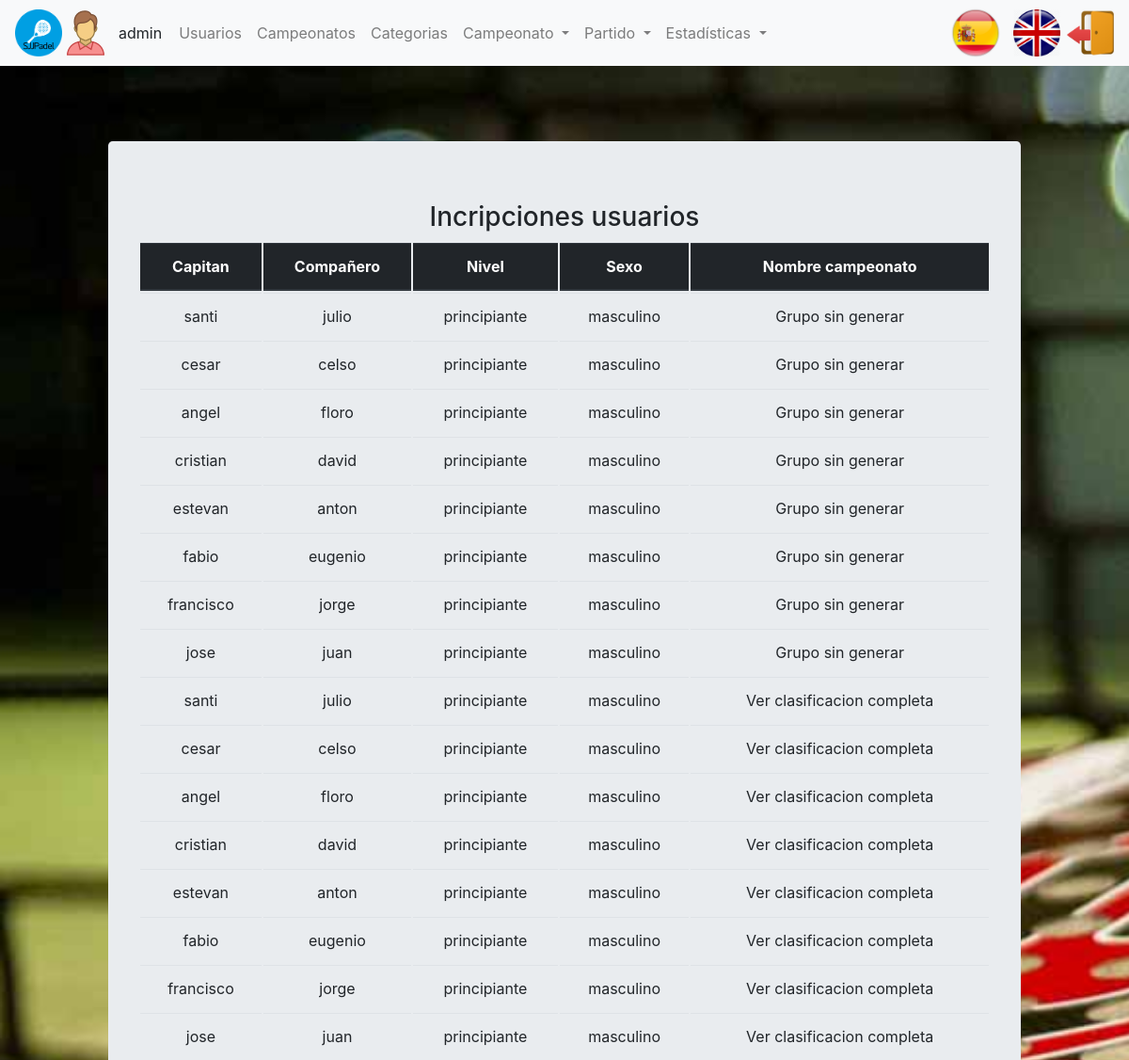
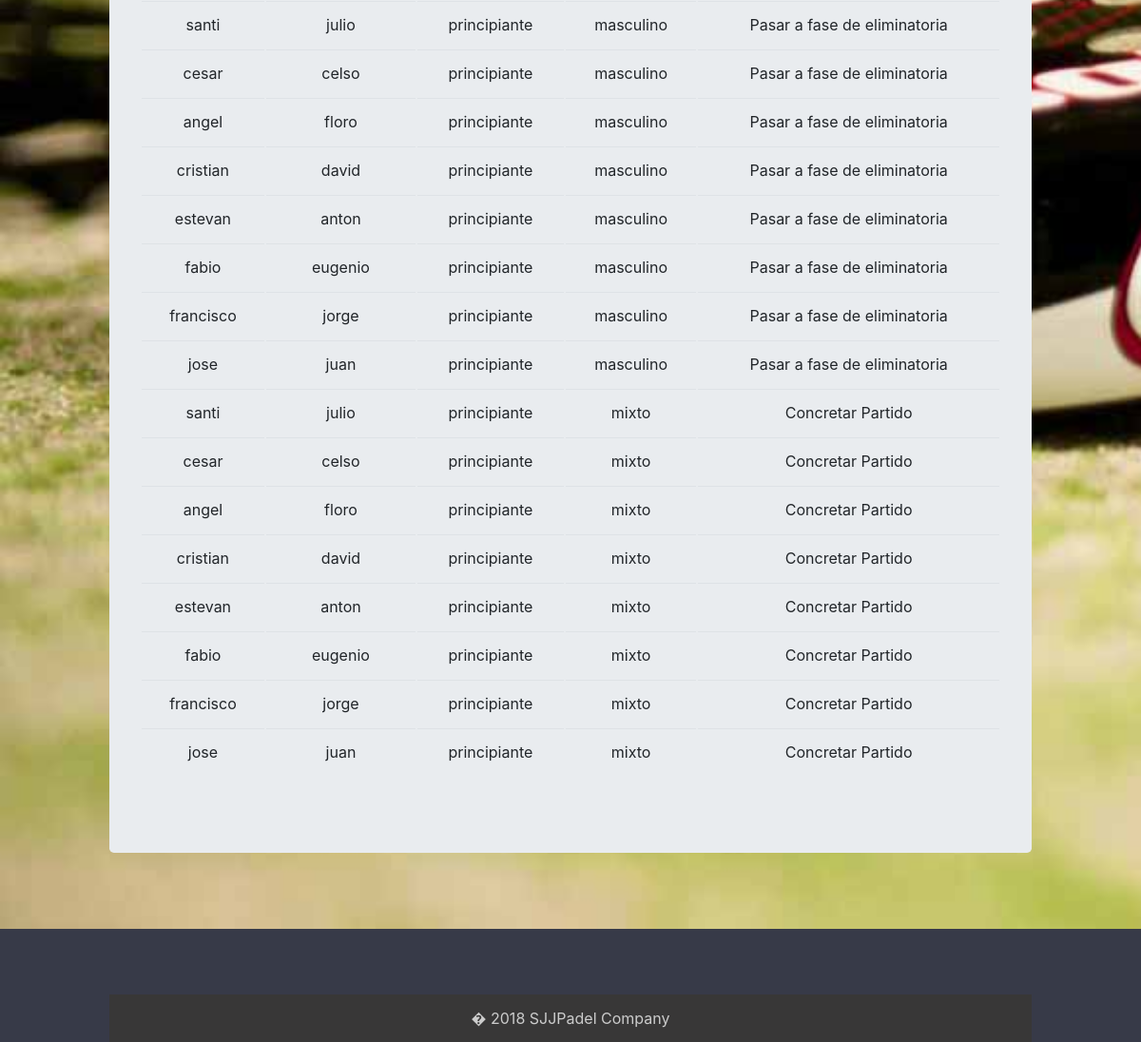
Screenshot of /index.php?controller=championship&action=showallInscriptionAllUsers (signed in) with the database file from the repository (2 pictures, top to bottom).
### tables this page shows
CREATE TABLE `usuario` (
  `login` varchar(20) NOT NULL,
  `nombre` varchar(20) NOT NULL,
  `apellidos` varchar(45) DEFAULT NULL,
  `pass` varchar(20) DEFAULT NULL,
  `rol` char(1) DEFAULT NULL,
  `genero` varchar(10) DEFAULT NULL
);

CREATE TABLE `campeonato` (
  `idCampeonato` int(11) NOT NULL,
  `fechaInicioInscripcion` date NOT NULL,
  `fechaFinInscripcion` date DEFAULT NULL,
  `fechaInicioCampeonato` date DEFAULT NULL,
  `fechaFinCampeonato` date DEFAULT NULL,
  `nombreCampeonato` varchar(45) DEFAULT NULL,
  `fase` enum('Inscripcion','Grupos','Cuartos','Semifinal','Final') NOT NULL
);

CREATE TABLE `pareja` (
  `idPareja` int(11) NOT NULL,
  `idCapitan` varchar(20) NOT NULL,
  `idCompañero` varchar(20) NOT NULL,
  `idCategoriaCampeonato` int(11) NOT NULL
);

CREATE TABLE `categoria` (
  `idCategoria` int(11) NOT NULL,
  `nivel` varchar(20) NOT NULL,
  `sexo` varchar(20) NOT NULL
);

### core/ViewManager.php (called while the page is built, shortened)
<?php
class ViewManager
{
    private $fragmentContents = array();
    private $variables = array();
    private $currentFragment = self::DEFAULT_FRAGMENT;
    private $layout = "default";
    private function saveCurrentFragment()
    {
        $this->fragmentContents[$this->currentFragment] .= ob_get_contents();
    }
    public function moveToFragment($name)
    {
        $this->currentFragment = $name;
    }
    public function getFragment($fragment, $default = "")
    {
        if (! isset($this->fragmentContents[$fragment])) {
            return $default;
        }
        return $this->fragmentContents[$fragment];
    }
    public function setVariable($varname, $value, $flash = false)
    {
        $this->variables[$varname] = $value;
    }
    public function getVariable($varname, $default = NULL)
    {
        if (! isset($this->variables[$varname])) {
            return $default;
        }
        return $this->variables[$varname];
    }
    public function render($controller, $viewname)
    {
        include (__DIR__ . "/../view/$controller/$viewname.php");
        $this->renderLayout();
    }
    private function renderLayout()
    {
        include (__DIR__ . "/../view/layouts/" . $this->layout . ".php");
    }
    private static $viewmanager_singleton = NULL;
    public static function getInstance()
    {
        if (self::$viewmanager_singleton == null) {
            self::$viewmanager_singleton = new ViewManager();
        }
        return self::$viewmanager_singleton;
    }
}

### controller/ChampionshipController.php (called while the page is built, shortened)
<?php
require_once (__DIR__ . "/../model/InscriptionUserChampionship.php");
require_once (__DIR__ . "/../model/InscriptionUserChampionshipMapper.php");
require_once (__DIR__ . "/../core/ViewManager.php");
require_once (__DIR__ . "/../controller/BaseController.php");
class ChampionshipController extends BaseController
{
    public function __construct()
    {
        parent::__construct();
        $this->inscriptionUserChampionshipMapper = new InscriptionUserChampionshipMapper();
    }
    public function showallInscriptionAllUsers()
    {
        $championships = $this->inscriptionUserChampionshipMapper->getAllInscriptionsInChampionship();
        $this->view->setVariable("championships", $championships);
        $this->view->render("championship", "showallInscriptionAllUsers");
    }
}

### index.php (called while the page is built, shortened)
<?php
function run()
{
    try {
        $controller = loadController($_GET["controller"]);
        $actionName = $_GET["action"];
        $controller->$actionName();
    } catch (Exception $ex) {
        die("An exception occured!!!!!" . $ex->getMessage());
    }
}
function loadController($controllerName)
{
    return new $controllerClassName();
}
run();
?>

### core/I18n.php (called while the page is built, shortened)
<?php
class I18n
{
    private $messages;
    public function setLanguage($language)
    {
        $this->messages = $i18n_messages;
    }
    public function i18n($key)
    {
        if (isset($this->messages[$key])) {
            return $this->messages[$key];
        } else {
            return $key;
        }
    }
    private static $i18n_singleton = null;
    public static function getInstance()
    {
        if (self::$i18n_singleton == NULL) {
            self::$i18n_singleton = new I18n();
        }
        return self::$i18n_singleton;
    }
}
function i18n($key)
{
    return I18n::getInstance()->i18n($key);
}

### model/InscriptionUserChampionship.php (called while the page is built, shortened)
<?php
class InscriptionUserChampionship
{
    private $idCaptain;
    private $idFellow;
    private $level;
    private $sex;
    private $nameChampionship;
    public function __construct($idPartner = NULL, $idCaptain = NULL, $idFellow = NULL, $level = NULL, $sex = NULL, $nameChampionship = NULL)
    {
        $this->idCaptain = $idCaptain;
        $this->idFellow = $idFellow;
        $this->level = $level;
        $this->sex = $sex;
        $this->nameChampionship = $nameChampionship;
    }
    public function getIdCaptain()
    {
        return $this->idCaptain;
    }
    public function getIdFellow()
    {
        return $this->idFellow;
    }
    public function getLevel()
    {
        return $this->level;
    }
    public function getSex()
    {
        return $this->sex;
    }
    public function getNameChampionship()
    {
        return $this->nameChampionship;
    }
}

### model/InscriptionUserChampionshipMapper.php (called while the page is built, shortened)
<?php
require_once (__DIR__ . "/../core/PDOConnection.php");
require_once (__DIR__ . "/../model/InscriptionUserChampionship.php");
class InscriptionUserChampionshipMapper
{
    private $db;
    public function __construct()
    {
        $this->db = PDOConnection::getInstance();
    }
    public function getAllInscriptionsInChampionship()
    {
        $stmt = $this->db->query("SELECT pa.idPareja,pa.idCapitan,pa.idCompañero,cat.nivel,cat.sexo,cam.nombreCampeonato
								FROM campeonato cam,categoria cat,categoriascampeonato cap,pareja pa
								WHERE cam.idCampeonato = cap.idCampeonato AND
      								  cat.idCategoria = cap.idCategoria AND
      								  cap.idCategoriasCampeonato = pa.idCategoriaCampeonato");
        $toret_db = $stmt->fetchAll(PDO::FETCH_ASSOC);
        $inscriptions = array();
        foreach ($toret_db as $datos) {
            array_push($inscriptions, new InscriptionUserChampionship($datos["idPareja"], $datos["idCapitan"], $datos["idCompañero"], $datos["nivel"], $datos["sexo"], $datos["nombreCampeonato"]));
        }
        return $inscriptions;
    }
}

### core/PDOConnection.php (called while the page is built)
<?php
class PDOConnection
{
    private static $dbhost = "localhost";
    private static $dbname = "sjjpadel";
    private static $dbuser = "abp";
    private static $dbpass = "abp";
    private static $db_singleton = null;
    public static function getInstance()
    {
        if (self::$db_singleton == null) {
            self::$db_singleton = new PDO("mysql:host=" . self::$dbhost . ";dbname=" . self::$dbname . ";charset=utf8",
            self::$dbuser, self::$dbpass, array(
                PDO::ATTR_EMULATE_PREPARES => false,
                PDO::ATTR_ERRMODE => PDO::ERRMODE_EXCEPTION
            ));
        }
        return self::$db_singleton;
    }
}
?>

### model/UserMapper.php (called while the page is built, shortened)
<?php
require_once (__DIR__ . "/../core/PDOConnection.php");
class UserMapper
{
    private $db;
    public function __construct()
    {
        $this->db = PDOConnection::getInstance();
    }
    public function getDatos($login)
    {
        $stmt = $this->db->prepare("SELECT * FROM usuario where login=?");
        $stmt->execute(array(
            $login
        ));
        $toret_db = $stmt->fetchAll(PDO::FETCH_ASSOC);
        $user = null;
        foreach ($toret_db as $datos) {
            $user = new User($datos['login'], $datos['nombre'], $datos['apellidos'], $datos['pass'], $datos['rol'], $datos['genero']);
        }
        return $user;
    }
}

### controller/BaseController.php (called while the page is built, shortened)
<?php
require_once (__DIR__ . "/../core/ViewManager.php");
require_once (__DIR__ . "/../core/I18n.php");
require_once (__DIR__ . "/../model/User.php");
require_once (__DIR__ . "/../model/UserMapper.php");
class BaseController
{
    public function __construct()
    {
        if (isset($_SESSION["currentuser"])) {
            $userMapper = new UserMapper();
            $datosUser = $userMapper->getDatos($_SESSION["currentuser"]);
        }
    }
}

### view/championship/showallInscriptionAllUsers.php (the view, shortened to what this page needs)
<?php
require_once (__DIR__ . "/../../core/ViewManager.php");
$view = ViewManager::getInstance();
$championships = $view->getVariable("championships");
$cabecera = array(
    "Captain",
    "Fellow",
    "Level",
    "Sex",
    "Name championship"
);
?>
<h3><?= i18n("Inscriptions users"); ?></h3>
<table class="table">
	<thead class="thead-dark">
		<tr>
      <?php foreach( $cabecera as $valor ) { ?>
        <th scope="col">
          <?php echo i18n( $valor ); ?>
        </th>
      <?php } ?>
    </tr>
	</thead>
	<tbody>
      <?php foreach( $championships as $championship ) {  ?>
        <tr>
			<td>
              <?php echo $championship->getIdCaptain() ; ?>
            </td>
			<td>
              <?php echo $championship->getIdFellow() ; ?>
            </td>
			<td>
              <?php echo $championship->getLevel() ; ?>
            </td>
			<td>
              <?php echo $championship->getSex() ; ?>
            </td>
			<td>
              <?php echo $championship->getNameChampionship() ; ?>
            </td>
		</tr>
      <?php } ?>
  </tbody>
</table>

### view/layouts/default.php (shortened to what this page needs)
<?php
$view = ViewManager::getInstance();
$currentuser = $view->getVariable("currentusername");
$currentGender = $view->getVariable("currentGender");
$currentRol = $view->getVariable("currentRol");
?>
<!DOCTYPE html>
<html lang="en">
<head>
<link rel="stylesheet"
	href="https://maxcdn.bootstrapcdn.com/bootstrap/4.0.0/css/bootstrap.min.css"
>
<link rel="stylesheet"
	href="https://use.fontawesome.com/releases/v5.5.0/css/all.css"
>
	<link rel="stylesheet" href="css/style.css" type="text/css">
</head>
<body>
	<div class="contenedor">
		<nav class="navbar navbar-expand-lg navbar-light bg-light">
			<img class="img-circle icono" src="images/icono.png">
		<?php if (isset($currentuser)): ?>
			<img class="icono" src="images/<?php echo $currentGender; ?>.png"> <span
				class="username">
				<?= sprintf(i18n("%s"), $currentuser) ?>
			</span>
		<?php endif ?>
			<div class="collapse navbar-collapse" id="navbarSupportedContent">
				<ul class="navbar-nav mr-auto">
				<?php if($currentRol == 'a'): ?>
					<li class="nav-item"><a class="nav-link"
						href="index.php?controller=users&amp;action=showall"><?= i18n("Users") ?></a>
					</li>
				<?php endif ?>
				<?php if($currentRol == 'a'): ?>
					<li class="nav-item"><a class="nav-link"
						href="index.php?controller=championship&amp;action=showall"><?= i18n("Championships") ?></a>
					</li>
				<?php endif ?>
				<?php if($currentRol == 'a'): ?>
					<li class="nav-item"><a class="nav-link"
						href="index.php?controller=category&amp;action=showall"><?= i18n("Categories") ?></a>
					</li>
				<?php endif ?>
				<?php if($currentRol == 'd' || $currentRol == 'a' || $currentRol == 'e'): ?>
					<li class="nav-item dropdown"><a class="nav-link dropdown-toggle"
						href="#" id="navbarDropdown" role="button" data-toggle="dropdown"
						aria-haspopup="true" aria-expanded="false">
							<?php echo i18n("Championship") ?>
						</a>
						</li>
				<?php endif ?>
				<?php if($currentRol == 'd' || $currentRol == 'a' || $currentRol == 'e'): ?>
					<li class="nav-item dropdown"><a class="nav-link dropdown-toggle"
						href="#" id="navbarDropdown" role="button" data-toggle="dropdown"
						aria-haspopup="true" aria-expanded="false">
							<?php echo i18n("Match") ?>
						</a>
						</li>
					<li class="nav-item dropdown"><a class="nav-link dropdown-toggle"
						href="#" id="navbarDropdown" role="button" data-toggle="dropdown"
						aria-haspopup="true" aria-expanded="false">
							<?php echo i18n("Statistics") ?>
						</a>
						</li>
				<?php endif ?>
				</ul>
			</div>
			<li class="nav-item">
			<?php include(__DIR__."/language_select_element.php"); ?>
		</li>
			<li class="nav-item">
			<?php if (isset($currentuser)): ?>
				<a href="index.php?controller=users&amp;action=logout"> <img
					src="images/salir.png" class="rounded icono"
					alt="Im�genes responsive">
			</a>
				<?php endif ?>
			</li>
		</nav>
		<div class="container">
			<div class="jumbotron">
				<?= $view->getFragment(ViewManager::DEFAULT_FRAGMENT) ?>
			</div>
		</div>
		<footer id="myFooter">
			<div class="container">
				<div class="row">
					<div class="col-sm-3 myCols"></div>
				</div>
				<div class="social-networks"></div>
				<div class="footer-copyright">
					<p>� 2018 SJJPadel Company</p>
				</div>
		</footer>
	</div>
</body>
</html>

### css/style.css (style rules this page uses)
body { width: 100%; height: 100%; }
.contenedor { background: url('../images/padel.jpg'); background-size: cover; background-attachment: fixed; }
ul, li { list-style: none; }
#myFooter { margin: 0; padding: 0; background-color: #373a48; color: white; }
#myFooter .footer-copyright { background-color: #383737; padding-top: 3px; padding-bottom: 3px; text-align: center; }
#myFooter .footer-copyright p { margin: 10px; color: #ccc; }
#myFooter .myCols { text-align: center; }
#myFooter .social-networks { text-align: center; padding-top: 30px; padding-bottom: 38px; }
.icono { width: 50px; height: 50px; }
table { border-collapse: inherit; }
.container { margin: 0 auto; max-width: 1000px; }
.jumbotron { margin: 80px 0; text-align: center; }
.username { margin-left: 10px; margin-right: 10px; }

### rows the page displays
usuario: genero (picture)
campeonato: pareja.idCapitan "santi", pareja.idCompañero "julio", categoria.nivel "principiante", categoria.sexo "masculino", nombreCampeonato "Grupo sin generar", pareja.idCapitan "cesar", pareja.idCompañero "celso", pareja.idCapitan "angel", pareja.idCompañero "floro", pareja.idCapitan "cristian", pareja.idCompañero "david", pareja.idCapitan "estevan", pareja.idCompañero "anton", pareja.idCapitan "fabio", pareja.idCompañero "eugenio", pareja.idCapitan "francisco", pareja.idCompañero "jorge", pareja.idCapitan "jose", pareja.idCompañero "juan"
campeonato: pareja.idCapitan "santi", pareja.idCompañero "julio", categoria.nivel "principiante", categoria.sexo "masculino", nombreCampeonato "Ver clasificacion completa", pareja.idCapitan "cesar", pareja.idCompañero "celso", pareja.idCapitan "angel", pareja.idCompañero "floro", pareja.idCapitan "cristian", pareja.idCompañero "david", pareja.idCapitan "estevan", pareja.idCompañero "anton", pareja.idCapitan "fabio", pareja.idCompañero "eugenio", pareja.idCapitan "francisco", pareja.idCompañero "jorge", pareja.idCapitan "jose", pareja.idCompañero "juan"
campeonato: pareja.idCapitan "santi", pareja.idCompañero "julio", categoria.nivel "principiante", categoria.sexo "masculino", nombreCampeonato "Pasar a fase de eliminatoria", pareja.idCapitan "cesar", pareja.idCompañero "celso", pareja.idCapitan "angel", pareja.idCompañero "floro", pareja.idCapitan "cristian", pareja.idCompañero "david", pareja.idCapitan "estevan", pareja.idCompañero "anton", pareja.idCapitan "fabio", pareja.idCompañero "eugenio", pareja.idCapitan "francisco", pareja.idCompañero "jorge", pareja.idCapitan "jose", pareja.idCompañero "juan"
campeonato: pareja.idCapitan "santi", pareja.idCompañero "julio", categoria.nivel "principiante", categoria.sexo "mixto", nombreCampeonato "Concretar Partido", pareja.idCapitan "cesar", pareja.idCompañero "celso", pareja.idCapitan "angel", pareja.idCompañero "floro", pareja.idCapitan "cristian", pareja.idCompañero "david", pareja.idCapitan "estevan", pareja.idCompañero "anton", pareja.idCapitan "fabio", pareja.idCompañero "eugenio", pareja.idCapitan "francisco", pareja.idCompañero "jorge", pareja.idCapitan "jose", pareja.idCompañero "juan"

### other values shown
sprintf(i18n("%s"), $currentuser) "admin"
i18n("Users") "Usuarios"
i18n("Championships") "Campeonatos"
i18n("Categories") "Categorias"
i18n("Championship") "Campeonato"
i18n("Match") "Partido"
i18n("Statistics") "Estadísticas"
i18n("Inscriptions users") "Incripciones usuarios"
i18n( $valor ) "Capitan"
i18n( $valor ) "Compañero"
i18n( $valor ) "Nivel"
i18n( $valor ) "Sexo"
i18n( $valor ) "Nombre campeonato"
